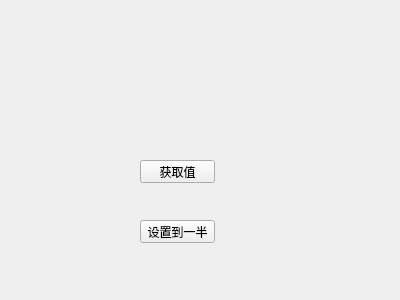
<?xml version="1.0" encoding="UTF-8"?>
<ui version="4.0">
 <class>Widget</class>
 <widget class="QWidget" name="Widget">
  <property name="geometry">
   <rect>
    <x>0</x>
    <y>0</y>
    <width>400</width>
    <height>300</height>
   </rect>
  </property>
  <property name="windowTitle">
   <string>Widget</string>
  </property>
  <widget class="SmallWidget" name="widget" native="true">
   <property name="geometry">
    <rect>
     <x>70</x>
     <y>40</y>
     <width>251</width>
     <height>41</height>
    </rect>
   </property>
  </widget>
  <widget class="QPushButton" name="btn_get">
   <property name="geometry">
    <rect>
     <x>140</x>
     <y>160</y>
     <width>75</width>
     <height>23</height>
    </rect>
   </property>
   <property name="text">
    <string>获取值</string>
   </property>
  </widget>
  <widget class="QPushButton" name="btn_set">
   <property name="geometry">
    <rect>
     <x>140</x>
     <y>220</y>
     <width>75</width>
     <height>23</height>
    </rect>
   </property>
   <property name="text">
    <string>设置到一半</string>
   </property>
  </widget>
 </widget>
 <layoutdefault spacing="6" margin="11"/>
 <customwidgets>
  <customwidget>
   <class>SmallWidget</class>
   <extends>QWidget</extends>
   <header>smallwidget.h</header>
   <container>1</container>
  </customwidget>
 </customwidgets>
 <resources/>
 <connections/>
</ui>
